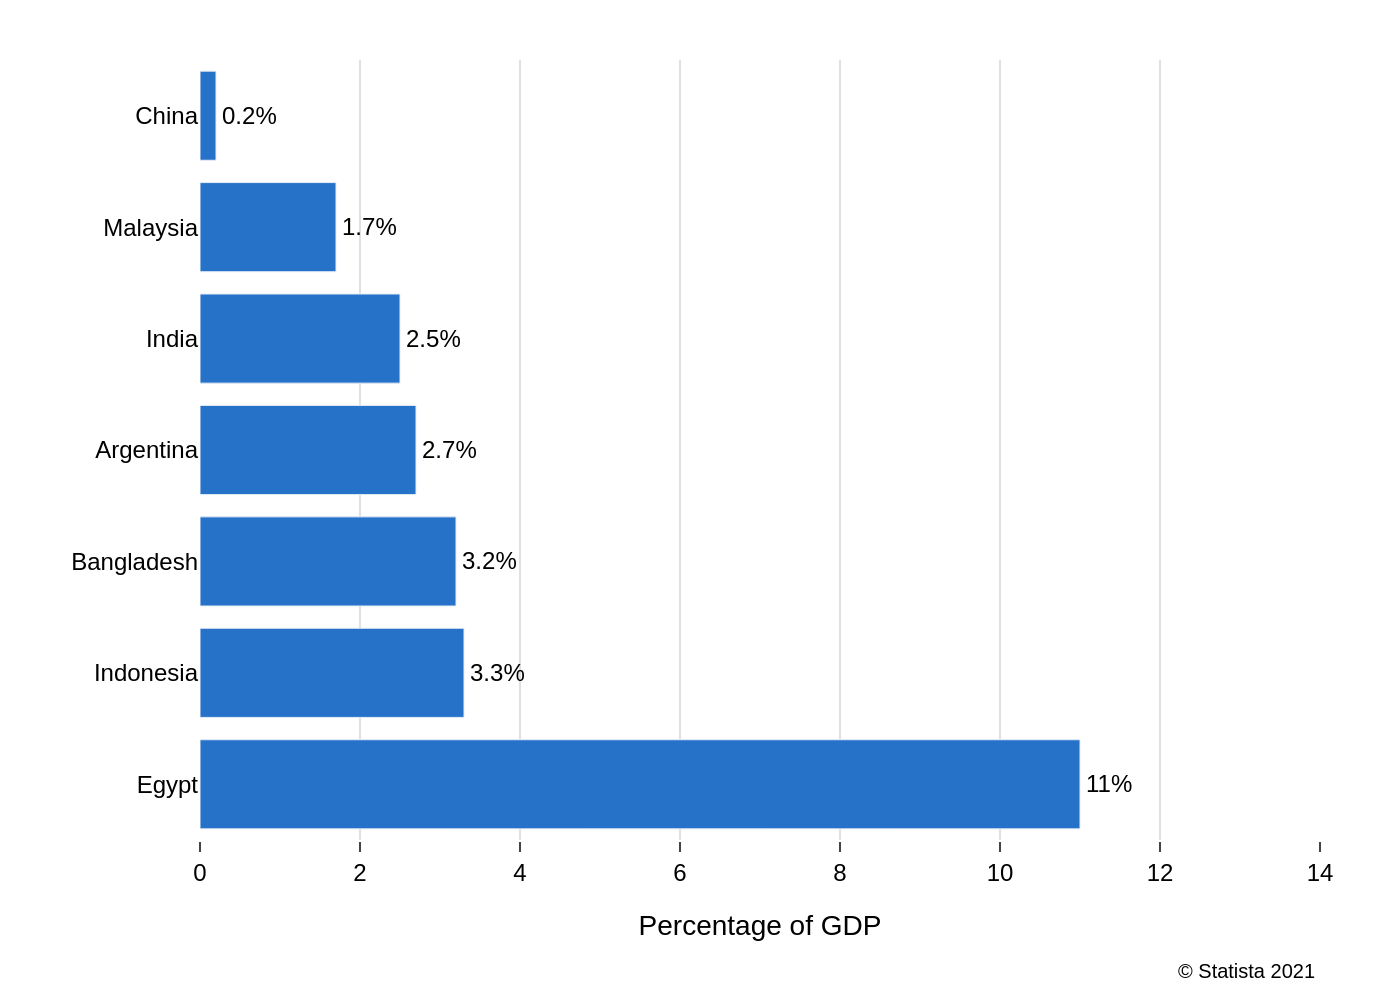

Write the Python code that produced this figure.
import sys
import json
import os
import plotly.graph_objects as go

if len(sys.argv) != 2:
    print("Usage: python create_chart.py <json_file_path>")
    sys.exit(1)

json_file_path = sys.argv[1]

try:
    with open(json_file_path, 'r', encoding='utf-8') as f:
        config = json.load(f)
except FileNotFoundError:
    print(f"Error: JSON file not found at {json_file_path}")
    sys.exit(1)

chart_data = config['chart_data']
texts = config['texts']
colors = config['colors']

# Data is visually ordered top-to-bottom, so reverse for Plotly's bottom-to-top y-axis
chart_data.reverse()

categories = [item['category'] for item in chart_data]
values = [item['value'] for item in chart_data]

text_labels = []
for v in values:
    if v == int(v):
        text_labels.append(f"{int(v)}%")
    else:
        text_labels.append(f"{v}%")

fig = go.Figure()

fig.add_trace(go.Bar(
    y=categories,
    x=values,
    orientation='h',
    marker=dict(color=colors[0]),
    text=text_labels,
    textposition='outside',
    cliponaxis=False
))

fig.update_layout(
    plot_bgcolor='white',
    paper_bgcolor='white',
    font=dict(family="Arial", size=12, color="black"),
    showlegend=False,
    xaxis=dict(
        title=texts['x_axis_title'],
        showgrid=True,
        gridcolor='#E0E0E0',
        gridwidth=1,
        zeroline=False,
        showline=False,
        ticks='outside',
        tickformat='%{x}%',
        range=[0, 14]
    ),
    yaxis=dict(
        autorange="reversed",
        showgrid=False,
        zeroline=False,
        showline=False,
        ticks='',
    ),
    margin=dict(l=100, r=40, t=30, b=80),
    annotations=[
        dict(
            text=texts['source'],
            showarrow=False,
            xref='paper',
            yref='paper',
            x=1,
            y=-0.15,
            xanchor='right',
            yanchor='top',
            font=dict(size=10)
        )
    ]
)

fig.update_traces(textfont_size=12, textfont_color='black')

base_filename = os.path.splitext(os.path.basename(json_file_path))[0]
output_filename = f"{base_filename}.png"

fig.write_image(output_filename, scale=2)

print(f"Chart saved to {output_filename}")
